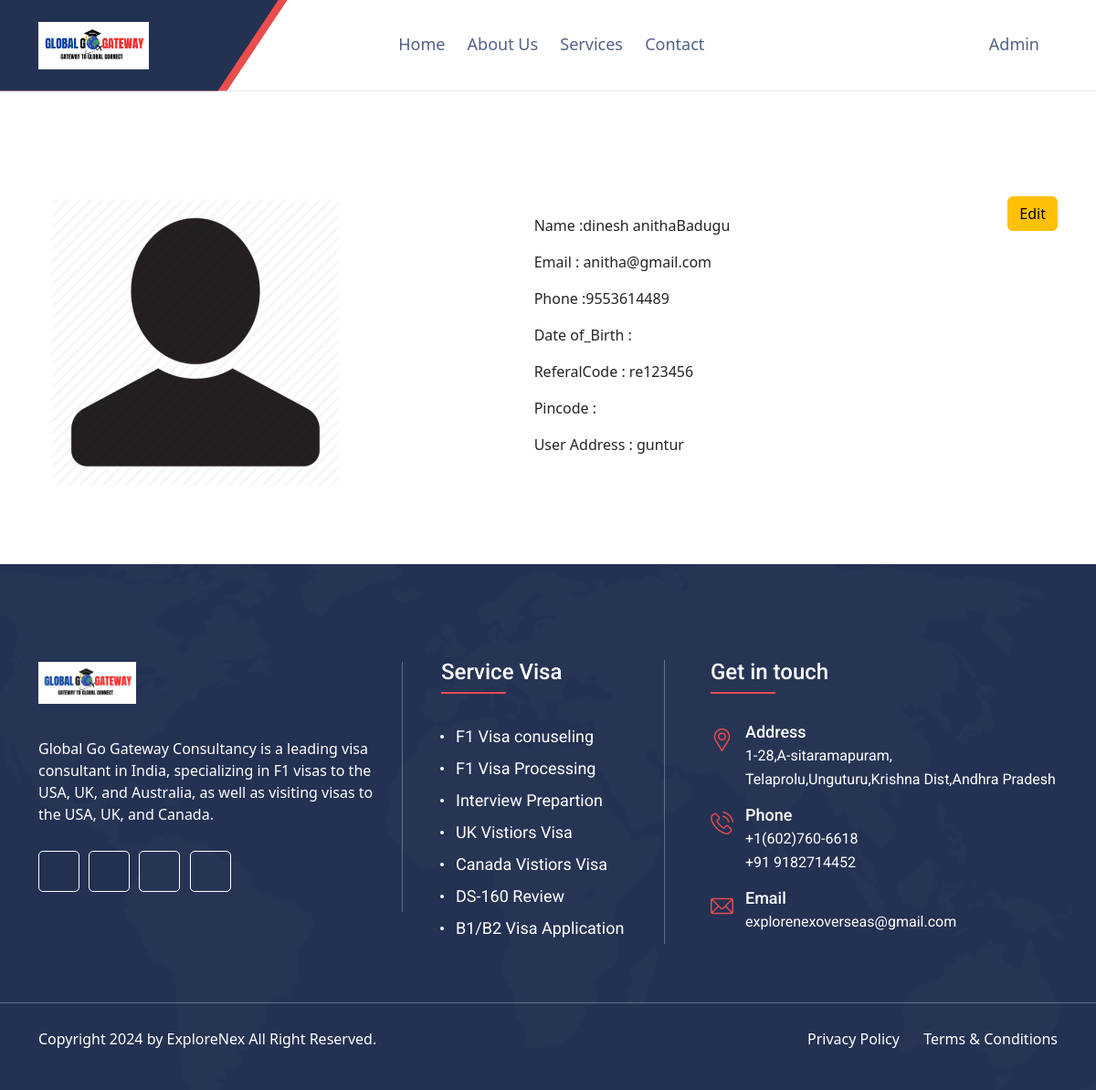
The app's page /profile_view/7/ (signed in), older data.
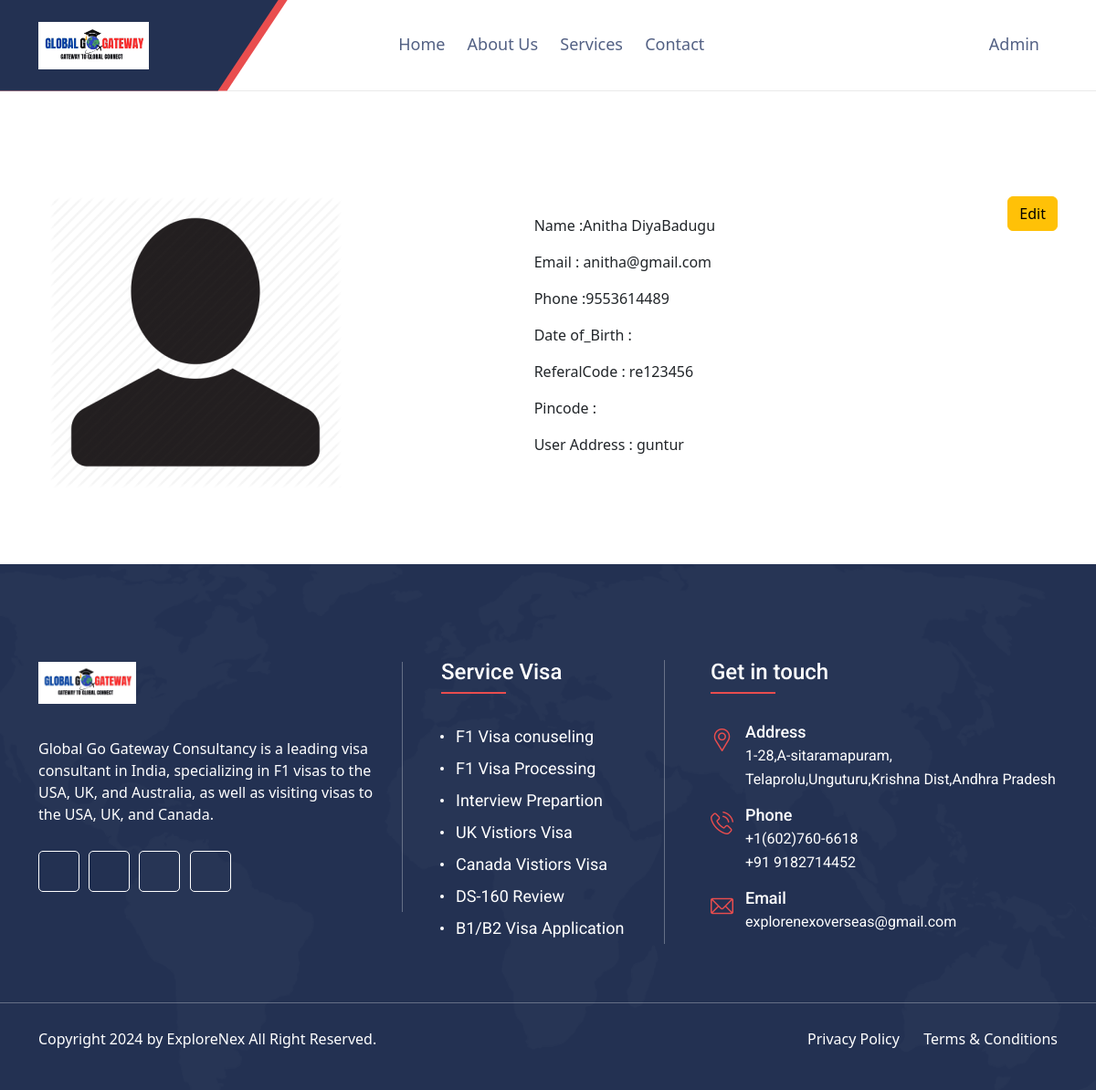
The same page, newer data.
### app/models.py (models this page shows, shortened)
class Users(AbstractBaseUser, PermissionsMixin):
    email = models.EmailField(unique=True)
    username = models.CharField(max_length=100, unique=True)
    phone = models.CharField(max_length=20, unique=True)
    first_name = models.CharField(max_length=100, blank=True, null=True)
    last_name = models.CharField(max_length=100, blank=True, null=True)
    date_of_birth = models.DateField(blank=True, null=True)
    profile_image = models.ImageField(upload_to='profile_images/', blank=True, null=True)
    referal_code  = models.CharField(max_length=100,blank=True, null=True)
    pincode = models.IntegerField(blank=True, null=True)
    address = models.TextField(blank=True, null=True)
    created_at = models.DateTimeField(auto_now_add=True)
    updated_at = models.DateTimeField(auto_now=True)
    is_active = models.BooleanField(default=True)
    is_staff = models.BooleanField(default=False)
    USERNAME_FIELD = 'email'
    REQUIRED_FIELDS = ['username', 'phone']
    objects = UserManager()
    role = models.CharField(choices=user_roles,max_length=100,null=True,blank=True,default='admin')

### app/views.py (the view)
# urls.py: path('profile_view/<int:user_id>/',staff_details, name="profile_view"),
@login_required
def staff_details(request, user_id):
    context = {}
    try:
        context['user'] = Users.objects.filter(id=user_id).first()
        return render(request, 'uifiles/staff_details.html',context)
    except template.TemplateDoesNotExist:
        html_template = loader.get_template('uifiles/page-404.html',context)
        return HttpResponse(html_template.render(context, request))
    except:
        html_template = loader.get_template('uifiles/page-500.html')
        return HttpResponse(html_template.render(context, request))

### templates/uifiles/staff_details.html
{% extends 'uifiles/base.html' %}
{% load static %}
{% block content %}
        <section class="whyChose01">
            <div class="container">
                <div class="price-btn blue" style="float: right;">
                    <a class="blue btn btn-warning" href="/update_profile_details/{{ user.id}}/">Edit</a>
                </div>
                <div class="row">
                    <div class="col-lg-6">
                        <div class="mapThumb1">
                            <img src="{{ user.profile_image.url }}" alt="ImmiPress">
                        </div>
                    </div>
                    <div class="col-lg-6 my-auto">
                        <div class="staf_details">
                            <p>Name           <span>:</span>{{ user.first_name|default:'' }}{{ user.last_name|default:'' }}</p>
                            <p>Email          <span>:</span> {{ user.email|default:''}}</p>
                            <p>Phone          <span>:</span>{{ user.phone|default:'' }}</p>
                            <p>Date of_Birth  <span>:</span> {{ user.date_of_birth|default:'' }}</p>
                            <p>ReferalCode    <span>:</span> {{ user.referal_code|default:''}}</p>
                            <p>Pincode        <span>:</span>{{ user.pincode|default:'' }}</p>
                            <p>User Address   <span>:</span> {{ user.address|default:'' }}</p>
                    </div>
                    </div>
                </div>
            </div>
        </section>
{% endblock %}

Row changes from the older to the newer data that the page shows:
changed Users "Badugu": first_name "dinesh anitha" → "Anitha Diya"
